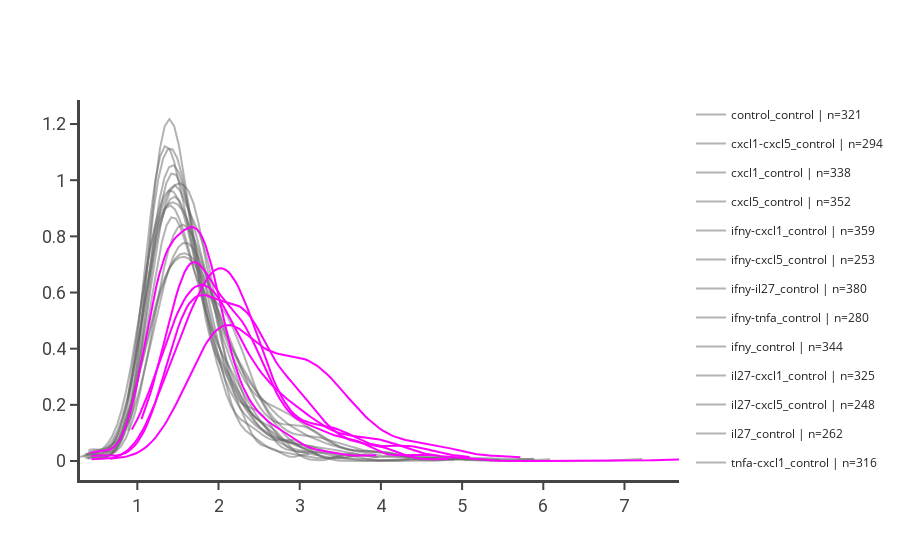

Here is the notebook cell this chart was saved with:
### Markdown cell above
## Distributions of mean distance travelled per frame

### Code cell
conds = [c for c in arr.conditions if 'il6' not in c and 'torin' not in c]
diffx = [np.diff(x, axis=1) ** 2 for x in arr[conds]['nuc', 'fitc', 'x']]
diffy = [np.diff(y, axis=1) ** 2 for y in arr[conds]['nuc', 'fitc', 'y']]

diff = [(x + y) ** 0.5 for x, y in zip(diffx, diffy)]
fig = celltk.PlotHelper().histogram_plot([np.nanmean(d, axis=1) for d in diff], 
                                         include_histogram=False, include_kde=True, 
                                         keys=conds, histnorm='probability density',
                                         colors=['dimgray'], alpha=0.5)


conds = [c for c in arr.conditions if 'il6' in c and 'torin' not in c]
diffx = [np.diff(x, axis=1) ** 2 for x in arr[conds]['nuc', 'fitc', 'x']]
diffy = [np.diff(y, axis=1) ** 2 for y in arr[conds]['nuc', 'fitc', 'y']]

diff = [(x + y) ** 0.5 for x, y in zip(diffx, diffy)]
fig = celltk.PlotHelper().histogram_plot([np.nanmean(d, axis=1) for d in diff], 
                                         include_histogram=False, include_kde=True, 
                                         keys=conds, histnorm='probability density',
                                         colors=['magenta'], figure=fig)
fig.show()
